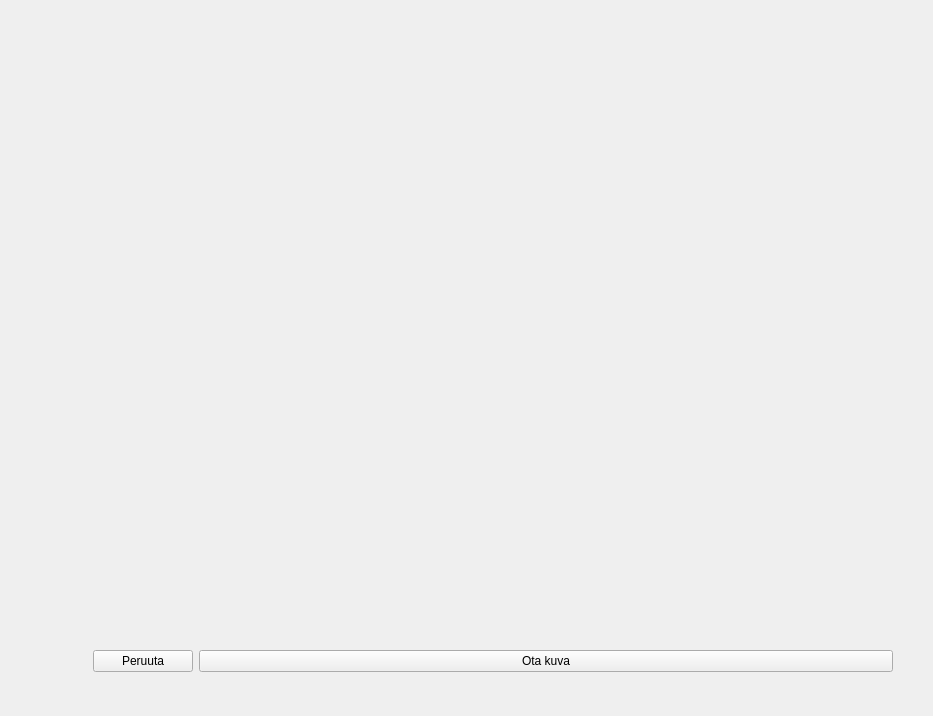
<?xml version="1.0" encoding="UTF-8"?>
<ui version="4.0">
 <class>takepictureWindow</class>
 <widget class="QWidget" name="takepictureWindow">
  <property name="geometry">
   <rect>
    <x>0</x>
    <y>0</y>
    <width>933</width>
    <height>716</height>
   </rect>
  </property>
  <property name="windowTitle">
   <string>Form</string>
  </property>
  <layout class="QGridLayout" name="gridLayout">
   <item row="3" column="1">
    <widget class="QPushButton" name="cancelButton">
     <property name="maximumSize">
      <size>
       <width>100</width>
       <height>16777215</height>
      </size>
     </property>
     <property name="text">
      <string>Peruuta</string>
     </property>
    </widget>
   </item>
   <item row="0" column="1">
    <spacer name="verticalSpacer_2">
     <property name="orientation">
      <enum>Qt::Vertical</enum>
     </property>
     <property name="sizeHint" stdset="0">
      <size>
       <width>20</width>
       <height>40</height>
      </size>
     </property>
    </spacer>
   </item>
   <item row="1" column="3">
    <spacer name="horizontalSpacer_2">
     <property name="orientation">
      <enum>Qt::Horizontal</enum>
     </property>
     <property name="sizeHint" stdset="0">
      <size>
       <width>40</width>
       <height>20</height>
      </size>
     </property>
    </spacer>
   </item>
   <item row="1" column="0">
    <spacer name="horizontalSpacer">
     <property name="orientation">
      <enum>Qt::Horizontal</enum>
     </property>
     <property name="sizeHint" stdset="0">
      <size>
       <width>94</width>
       <height>20</height>
      </size>
     </property>
    </spacer>
   </item>
   <item row="4" column="1">
    <spacer name="verticalSpacer">
     <property name="orientation">
      <enum>Qt::Vertical</enum>
     </property>
     <property name="sizeHint" stdset="0">
      <size>
       <width>20</width>
       <height>40</height>
      </size>
     </property>
    </spacer>
   </item>
   <item row="3" column="2">
    <widget class="QPushButton" name="takepictureButton">
     <property name="text">
      <string>Ota kuva</string>
     </property>
    </widget>
   </item>
   <item row="1" column="1" colspan="2">
    <widget class="QCameraViewfinder" name="viewfinder" native="true">
     <property name="minimumSize">
      <size>
       <width>800</width>
       <height>600</height>
      </size>
     </property>
    </widget>
   </item>
  </layout>
 </widget>
 <customwidgets>
  <customwidget>
   <class>QCameraViewfinder</class>
   <extends>QWidget</extends>
   <header>qcameraviewfinder.h</header>
   <container>1</container>
  </customwidget>
 </customwidgets>
 <resources/>
 <connections/>
</ui>
